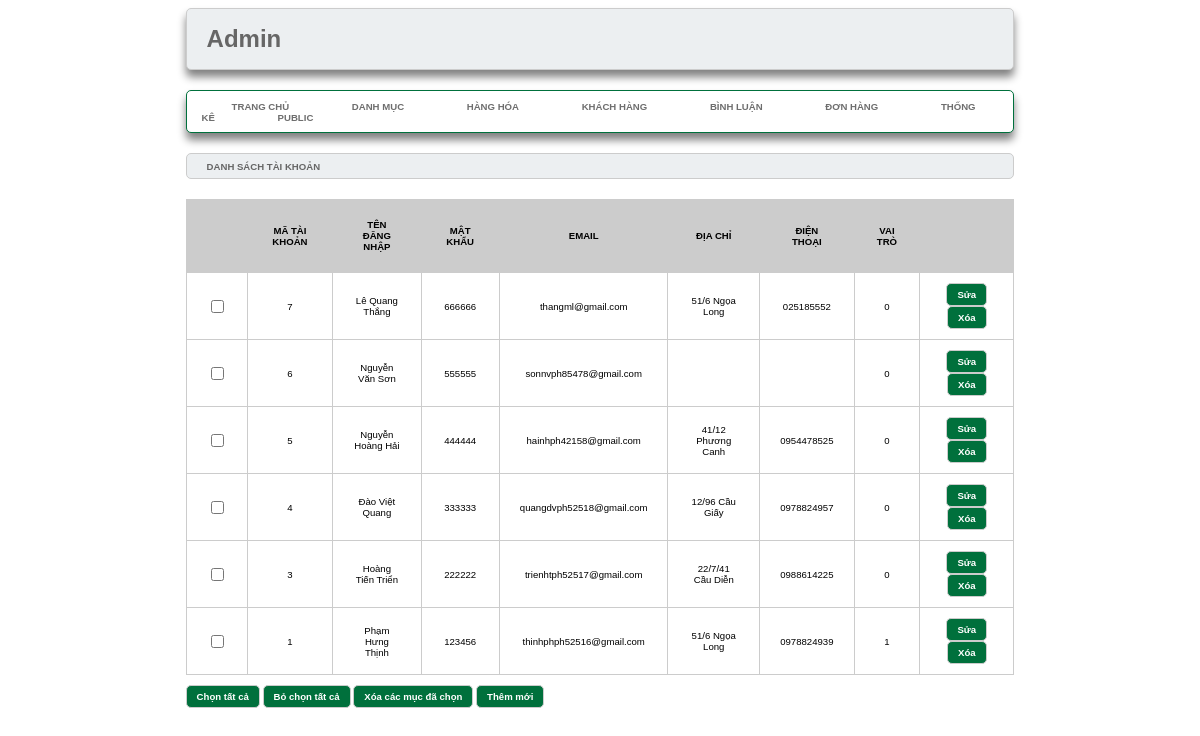
The app's page /admin/index.php?act=dskh with its own data.
### tables this page shows
CREATE TABLE `taikhoan` (
  `id` int NOT NULL,
  `user` varchar(50) NOT NULL,
  `pass` varchar(50) NOT NULL,
  `email` varchar(255) NOT NULL,
  `address` varchar(255) DEFAULT NULL,
  `tel` varchar(20) DEFAULT NULL,
  `role` tinyint NOT NULL DEFAULT '0'
);

### model/pdo.php (called while the page is built, shortened)
<?php
function pdo_get_connection(){
    $dburl = "mysql:host=localhost;dbname=web2041_ph52516;charset=utf8";
    $username = 'root';
    $password = '';
    $conn = new PDO($dburl, $username, $password);
    $conn->setAttribute(PDO::ATTR_ERRMODE, PDO::ERRMODE_EXCEPTION);
    return $conn;
}
function pdo_query($sql){
    $sql_args = array_slice(func_get_args(), 1);
    try{
        $conn = pdo_get_connection();
        $stmt = $conn->prepare($sql);
        $stmt->execute($sql_args);
        $rows = $stmt->fetchAll();
        return $rows;
    }
    catch(PDOException $e){
        throw $e;
    }
    finally{
        unset($conn);
    }
}

### model/taikhoan.php (called while the page is built, shortened)
<?php
    function loadall_taikhoan(){
        $sql = "SELECT * FROM taikhoan ORDER BY id DESC";
        $listtaikhoan = pdo_query($sql);
        return $listtaikhoan;
    }
?>

### admin/taikhoan/list.php (the view)
<div class="row">
            <div class="row formtitle">
                <h1>DANH SÁCH TÀI KHOẢN</h1>
            </div>
            <div class="row formcontent">
                <div class="row mb10 formdssp">
                    <table>
                        <tr>
                            <th></th>
                            <th>MÃ TÀI KHOẢN</th>
                            <th>TÊN ĐĂNG NHẬP</th>
                            <th>MẬT KHẨU</th>
                            <th>EMAIL</th>
                            <th>ĐỊA CHỈ</th>
                            <th>ĐIỆN THOẠI</th>
                            <th>VAI TRÒ</th>
                            <th></th>
                        </tr>
                        <?php
                            foreach($listtaikhoan as $taikhoan){
                                extract($taikhoan);
                                $suatk = "index.php?act=suatk&id=".$id;
                                $xoatk = "index.php?act=xoatk&id=".$id;
                                echo '<tr>
                                        <td><input type="checkbox" name="" id=""></td>
                                        <td>'.$id.'</td>
                                        <td>'.$user.'</td>
                                        <td>'.$pass.'</td>
                                        <td>'.$email.'</td>
                                        <td>'.$address.'</td>
                                        <td>'.$tel.'</td>
                                        <td>'.$role.'</td>
                                        <td><a href="'.$suatk.'"><input type="button" value="Sửa"></a>
                                            <a href="'.$xoatk.'"><input type="button" value="Xóa" onclick="return confirm(\'Bạn có chắc chắn không?\')"></a></td>
                                    </tr>';
                            }
                        ?>
                    </table>
                </div>
                <div class="row mb10">
                    <input type="button" value="Chọn tất cả">
                    <input type="button" value="Bỏ chọn tất cả">
                    <input type="button" value="Xóa các mục đã chọn" onclick="return confirm('Bạn có chắc chắn không?')">
                    <a href="index.php?act=adddm"><input type="button" value="Thêm mới"></a>
                </div>
            </div>
        </div>

### admin/header.php (shortened to what this page needs)
<!DOCTYPE html>
<html lang="en">
<head>
    <link rel="stylesheet" href="../view/css/style.css">
</head>
<body>
    <div class="boxcenter">
        <div class="row mb headeradmin">
            <h1>Admin</h1>
        </div>
        <div class="row mb menu">
            <ul>
                <li><a href="index.php">TRANG CHỦ</a></li>
                <li><a href="index.php?act=adddm">DANH MỤC</a></li>
                <li><a href="index.php?act=addsp">HÀNG HÓA</a></li>
                <li><a href="index.php?act=dskh">KHÁCH HÀNG</a></li>
                <li><a href="index.php?act=dsbl">BÌNH LUẬN</a></li>
                <li><a href="index.php?act=listbill">ĐƠN HÀNG</a></li>
                <li><a href="index.php?act=thongke">THỐNG KÊ</a></li>
                <li><a href="../index.php">PUBLIC</a></li>
            </ul>
        </div>

### admin/index.php (shortened to what this page needs)
<?php
    include "../model/pdo.php";
    include "../model/taikhoan.php";
    include "header.php";
    if(isset($_GET['act'])){
        $act = $_GET['act'];
        switch ($act){
            case 'dskh':
                $listtaikhoan = loadall_taikhoan();
                include "taikhoan/list.php";
                break;
        }
    }else{
        include "home.php";
    }
    include "footer.php";
?>

### view/css/style.css (style rules this page uses)
* { box-sizing: border-box; font-family: sans-serif; font-size: 0.8vw; }
.boxcenter { width: 70%; margin: 0 auto; }
.row { float: left; width: 100%; }
.mb { margin-bottom: 20px; }
.mb10 { margin-bottom: 10px; }
.menu { background-color: white; color: #ccc; border-radius: 5px; border: 1px solid #00703c; box-shadow: 0 7px 8px 0 #818181; }
.menu ul { padding: 0 15px; }
.menu ul li { list-style: none; display: inline; padding: 0px 15px; }
.menu ul li a { padding: 7px 15px; color: #6e6e6e; text-decoration: none; transition: 0.7s; font-weight: bold; }
.bill input[type="button"], .bill input[type="submit"], .formtk input[type="reset"], .formtk input[type="submit"], .formcontent input[type="submit"], .formcontent input[type="reset"], .formcontent input[type="button"] { border-radius: 5px; padding: 5px 10px; background-color: #00703c; border: 1px solid #ccc; color: white; font-weight: bold; }
.headeradmin { background-color: #eceff1; border: 1px solid #ccc; color: #666; border-radius: 5px; padding: 0px 20px; box-shadow: 0 7px 8px 0 #818181; }
.headeradmin h1 { font-size: 2vw; }
.formtitle { background-color: #eceff1; border: 1px solid #ccc; color: #666; border-radius: 5px; padding: 0px 20px; }
.formcontent { padding: 20px 0px; }
.formdssp table { text-align: center; width: 100%; border-collapse: collapse; }
.formdssp table th { padding: 20px; background-color: #ccc; }
.formdssp table td { padding: 10px 20px; border: 1px solid #ccc; }

### records on screen
taikhoan: id "7", user "Lê Quang Thắng", pass "666666", email "thangml@gmail.com", address "51/6 Ngọa Long", tel "025185552", role "0"
taikhoan: id "6", user "Nguyễn Văn Sơn", pass "555555", email "sonnvph85478@gmail.com", role "0"
taikhoan: id "5", user "Nguyễn Hoàng Hải", pass "444444", email "hainhph42158@gmail.com", address "41/12 Phương Canh", tel "0954478525", role "0"
taikhoan: id "4", user "Đào Việt Quang", pass "333333", email "quangdvph52518@gmail.com", address "12/96 Cầu Giấy", tel "0978824957", role "0"
taikhoan: id "3", user "Hoàng Tiến Triển", pass "222222", email "trienhtph52517@gmail.com", address "22/7/41 Cầu Diễn", tel "0988614225", role "0"
taikhoan: id "1", user "Phạm Hưng Thịnh", pass "123456", email "thinhphph52516@gmail.com", address "51/6 Ngọa Long", tel "0978824939", role "1"
